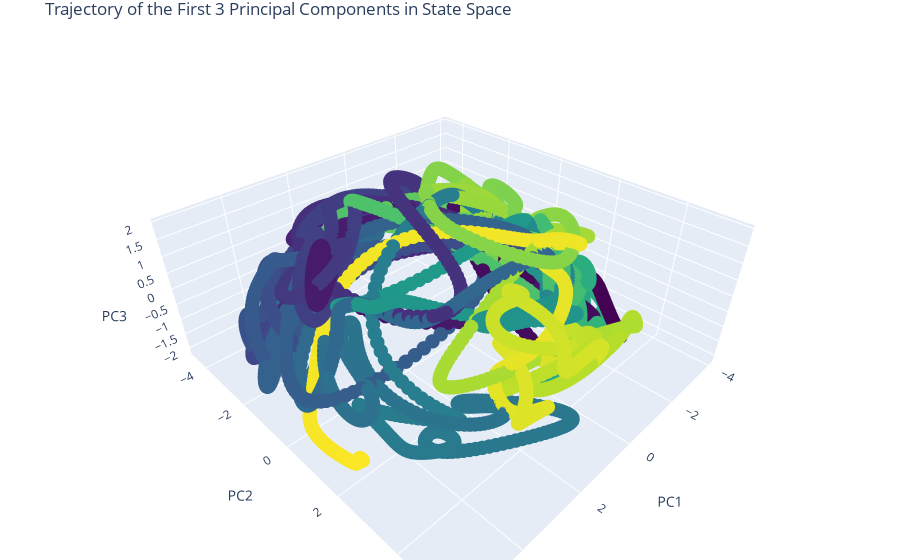

The cell this chart's notebook holds for it:
### Code cell
# Extract the first three PCs
pc1 = gaussian_filter1d(transformed_data[:, 0], sigma=10)
pc2 = gaussian_filter1d(transformed_data[:, 1],sigma=10)
pc3 = gaussian_filter1d(transformed_data[:, 2],sigma=10)

# Time steps for coloring
#lower_threshold = np.percentile(smoothed_df.fwV_smoothed, 5)
#upper_threshold = np.percentile(smoothed_df.fwV_smoothed, 95)
#color_var = np.abs(np.clip(smoothed_df.fwV_smoothed,lower_threshold, upper_threshold))
color_var = neural_df.time

# Create the figure
fig = go.Figure(data=[go.Scatter3d(
    x=pc1,
    y=pc2,
    z=pc3,
    mode='markers',
    marker=dict(size=5, color=color_var, colorscale='Viridis')
)])

# Set the layout of the figure
fig.update_layout(
    title='Trajectory of the First 3 Principal Components in State Space',
    scene=dict(
        xaxis_title='PC1',
        yaxis_title='PC2',
        zaxis_title='PC3'
    ),
    margin=dict(l=0, r=0, b=0, t=30)
)

# Show the figure
fig.show()

### Figure 1 — Plotly figure (JSON) as saved in the notebook; plotly's stock layout.template omitted (floating-point values rounded to 4 significant figures; data arrays with more than 128 entries replaced by an {"elided": "..."} marker saying what was removed)
{"data": [{"marker": {"color": {"elided": "6169 float values"}, "colorscale": [[0, "#440154"], [0.1111, "#482878"], [0.2222, "#3e4989"], [0.3333, "#31688e"], [0.4444, "#26828e"], [0.5556, "#1f9e89"], [0.6667, "#35b779"], [0.7778, "#6ece58"], [0.8889, "#b5de2b"], [1, "#fde725"]], "size": 5}, "mode": "markers", "type": "scatter3d", "x": {"elided": "6169 float values"}, "y": {"elided": "6169 float values"}, "z": {"elided": "6169 float values"}}], "layout": {"margin": {"b": 0, "l": 0, "r": 0, "t": 30}, "scene": {"xaxis": {"title": {"text": "PC1"}}, "yaxis": {"title": {"text": "PC2"}}, "zaxis": {"title": {"text": "PC3"}}}, "title": {"text": "Trajectory of the First 3 Principal Components in State Space"}}}
